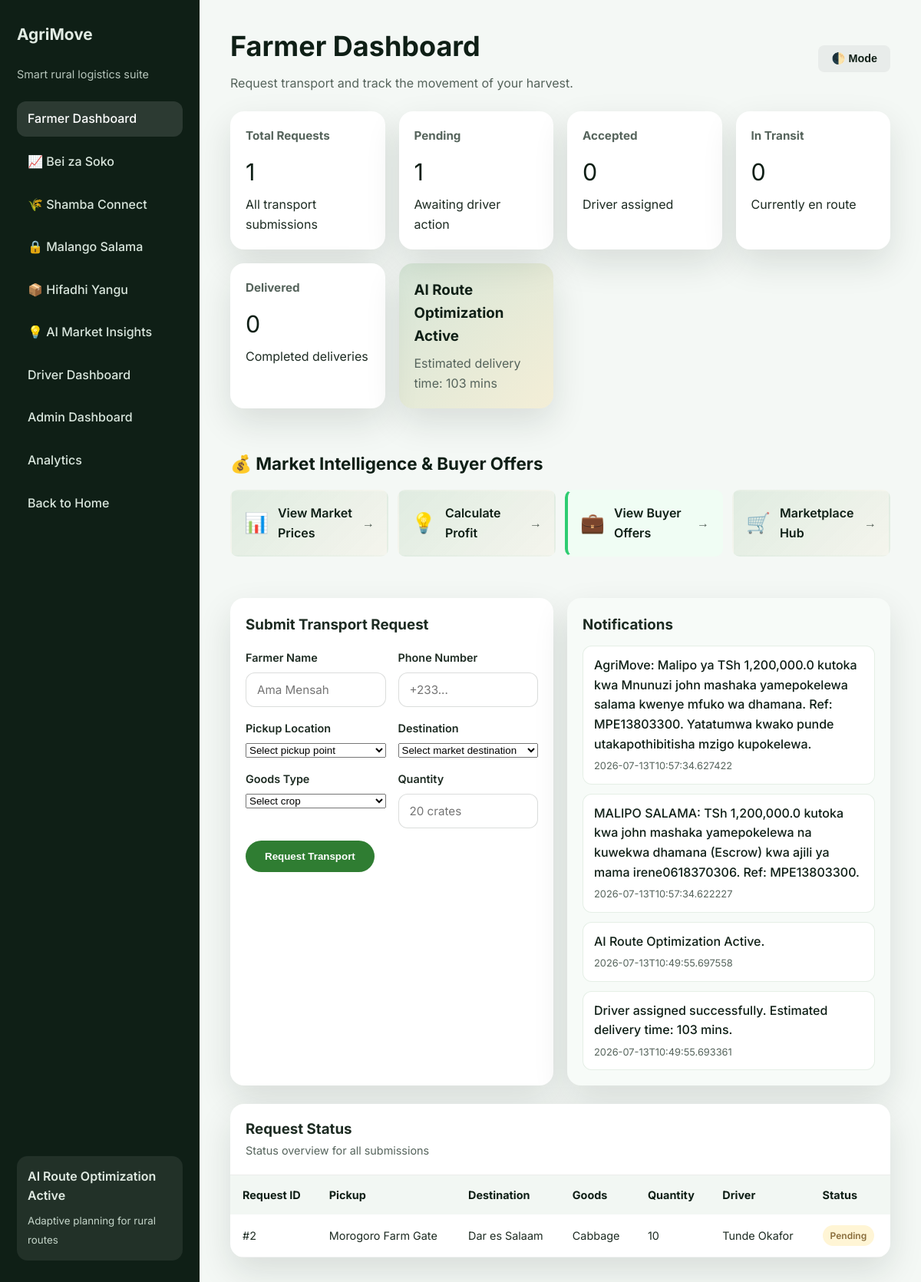
The page /farmer on the database its author committed.
### tables this page shows
CREATE TABLE requests (
            id INTEGER PRIMARY KEY AUTOINCREMENT,
            farmer_id INTEGER NOT NULL,
            pickup_location TEXT NOT NULL,
            destination TEXT NOT NULL,
            goods_type TEXT NOT NULL,
            quantity TEXT NOT NULL,
            status TEXT NOT NULL,
            driver_id INTEGER,
            eta_minutes INTEGER,
            actual_time INTEGER,
            distance_km REAL,
            price REAL,
            rating INTEGER,
            review TEXT,
            created_at TEXT NOT NULL,
            completed_at TEXT,
            FOREIGN KEY (farmer_id) REFERENCES farmers (id),
            FOREIGN KEY (driver_id) REFERENCES drivers (id)
        );

CREATE TABLE notifications (
            id INTEGER PRIMARY KEY AUTOINCREMENT,
            request_id INTEGER,
            message TEXT NOT NULL,
            type TEXT DEFAULT 'info',
            created_at TEXT NOT NULL,
            FOREIGN KEY (request_id) REFERENCES requests (id)
        );

CREATE TABLE drivers (
            id INTEGER PRIMARY KEY AUTOINCREMENT,
            name TEXT NOT NULL,
            phone TEXT NOT NULL,
            availability TEXT NOT NULL,
            rating REAL DEFAULT 5.0,
            total_deliveries INTEGER DEFAULT 0,
            completed_today INTEGER DEFAULT 0,
            earnings REAL DEFAULT 0.0,
            vehicle_type TEXT DEFAULT 'truck',
            points INTEGER DEFAULT 0
        );

### app.py (the view, shortened to what this page needs)
@app.route("/farmer", methods=["GET", "POST"])
def farmer_dashboard():
    conn = get_db_connection()
    requests_rows = conn.execute(
        """
        SELECT r.*, f.name AS farmer_name, f.phone AS farmer_phone,
               d.name AS driver_name, d.phone AS driver_phone
        FROM requests r
        JOIN farmers f ON r.farmer_id = f.id
        LEFT JOIN drivers d ON r.driver_id = d.id
        ORDER BY r.id DESC
        """
    ).fetchall()
    notifications = conn.execute(
        "SELECT * FROM notifications ORDER BY id DESC LIMIT 6"
    ).fetchall()
    counts = summarize_statuses(requests_rows)
    latest = requests_rows[0] if requests_rows else None
    conn.close()
    return render_template(
        "farmer_dashboard.html",
        active="farmer",
        heading="Farmer Dashboard",
        subheading="Request transport and track the movement of your harvest.",
        requests=requests_rows,
        notifications=notifications,
        counts=counts,
        latest=latest,
        pickup_locations=PICKUP_LOCATIONS,
        destination_regions=MARKET_REGIONS,
        crops=CROPS,
    )

### app.py (called while the page is built)
def get_db_connection():
    conn = sqlite3.connect(DATABASE, timeout=10)
    conn.row_factory = sqlite3.Row
    conn.execute("PRAGMA foreign_keys = ON")
    conn.execute("PRAGMA journal_mode = WAL")
    return conn

def summarize_statuses(requests_rows):
    counts = {status: 0 for status in STATUS_FLOW}
    for row in requests_rows:
        if row["status"] in counts:
            counts[row["status"]] += 1
    return counts

### templates/farmer_dashboard.html (shortened to what this page needs)
{% extends "dashboard_base.html" %}
{% block content %}
  <section class="dashboard-grid">
    <div class="card stat-card">
      <h3>Total Requests</h3>
      <p class="stat-value">{{ counts["Pending"] + counts["Accepted"] + counts["In Transit"] + counts["Delivered"] }}</p>
      <span>All transport submissions</span>
    </div>
    <div class="card stat-card">
      <h3>Pending</h3>
      <p class="stat-value">{{ counts["Pending"] }}</p>
      <span>Awaiting driver action</span>
    </div>
    <div class="card stat-card">
      <h3>Accepted</h3>
      <p class="stat-value">{{ counts["Accepted"] }}</p>
      <span>Driver assigned</span>
    </div>
    <div class="card stat-card">
      <h3>In Transit</h3>
      <p class="stat-value">{{ counts["In Transit"] }}</p>
      <span>Currently en route</span>
    </div>
    <div class="card stat-card">
      <h3>Delivered</h3>
      <p class="stat-value">{{ counts["Delivered"] }}</p>
      <span>Completed deliveries</span>
    </div>
    <div class="card ai-card">
      <h3>AI Route Optimization Active</h3>
      <p>
        {% if latest and latest["eta_minutes"] %}
          Estimated delivery time: {{ latest["eta_minutes"] }} mins
        {% else %}
          Real-time route planning is enabled for every request.
        {% endif %}
      </p>
    </div>
  </section>
  <section class="dashboard-section">
    <h2>💰 Market Intelligence & Buyer Offers</h2>
    <div class="market-quick-links">
      <a href="{{ url_for('market_prices') }}" class="market-link">
        <span class="icon">📊</span>
        <span class="text">View Market Prices</span>
        <span class="arrow">→</span>
      </a>
      <a href="{{ url_for('profit_estimator_page') }}" class="market-link">
        <span class="icon">💡</span>
        <span class="text">Calculate Profit</span>
        <span class="arrow">→</span>
      </a>
      <a href="{{ url_for('farmer_offers', farmer_id=farmer.id if farmer else 1) }}" class="market-link" style="border-left: 4px solid #2ecc71; background: #f0fdf4;">
        <span class="icon">💼</span>
        <span class="text">View Buyer Offers</span>
        <span class="arrow">→</span>
      </a>
      <a href="{{ url_for('buyer_marketplace') }}" class="market-link">
        <span class="icon">🛒</span>
        <span class="text">Marketplace Hub</span>
        <span class="arrow">→</span>
      </a>
    </div>
  </section>
  <section class="dashboard-two">
    <div class="card form-card">
      <h3>Submit Transport Request</h3>
      <form method="post" class="dashboard-form">
        <div class="form-row">
          <div class="form-group">
            <label for="name">Farmer Name</label>
            <input id="name" name="name" type="text" placeholder="Ama Mensah" required />
          </div>
          <div class="form-group">
            <label for="phone">Phone Number</label>
            <input id="phone" name="phone" type="tel" placeholder="+233..." required />
          </div>
        </div>
        <div class="form-row">
          <div class="form-group">
            <label for="pickup_location">Pickup Location</label>
            <select id="pickup_location" name="pickup_location" required>
              <option value="">Select pickup point</option>
            </select>
          </div>
          <div class="form-group">
            <label for="destination">Destination</label>
            <select id="destination" name="destination" required>
              <option value="">Select market destination</option>
            </select>
          </div>
        </div>
        <div class="form-row">
          <div class="form-group">
            <label for="goods_type">Goods Type</label>
            <select id="goods_type" name="goods_type" required>
              <option value="">Select crop</option>
            </select>
          </div>
          <div class="form-group">
            <label for="quantity">Quantity</label>
            <input id="quantity" name="quantity" type="text" placeholder="20 crates" required />
          </div>
        </div>
        <button class="btn btn-primary" type="submit">Request Transport</button>
      </form>
    </div>
    <div class="card notification-panel">
      <h3>Notifications</h3>
      <div class="notification-list">
        {% if notifications %}
          {% for note in notifications %}
            <div class="notification-card">
              <p>{{ note["message"] }}</p>
              <span>{{ note["created_at"] }}</span>
            </div>
          {% endfor %}
        {% else %}
          <p class="muted-text">No notifications yet.</p>
        {% endif %}
      </div>
    </div>
  </section>
  <section class="card table-card">
    <div class="table-header">
      <h3>Request Status</h3>
      <span>Status overview for all submissions</span>
    </div>
    <div class="table-responsive">
      <table class="data-table">
        <thead>
          <tr>
            <th>Request ID</th>
            <th>Pickup</th>
            <th>Destination</th>
            <th>Goods</th>
            <th>Quantity</th>
            <th>Driver</th>
            <th>Status</th>
          </tr>
        </thead>
        <tbody>
          {% if requests %}
            {% for req in requests %}
              <tr>
                <td>#{{ req["id"] }}</td>
                <td>{{ req["pickup_location"] }}</td>
                <td>{{ req["destination"] }}</td>
                <td>{{ req["goods_type"] }}</td>
                <td>{{ req["quantity"] }}</td>
                <td>{{ req["driver_name"] if req["driver_name"] else "Searching..." }}</td>
                <td>
                  <span class="status-badge status-{{ req["status"]|lower|replace(' ', '-') }}">
                    {{ req["status"] }}
                  </span>
                </td>
              </tr>
            {% endfor %}
          {% else %}
            <tr>
              <td colspan="7" class="empty-state">No requests submitted yet.</td>
            </tr>
          {% endif %}
        </tbody>
      </table>
    </div>
  </section>
{% endblock %}

### templates/dashboard_base.html (shortened to what this page needs)
<!doctype html>
<html lang="en">
  <head>
    <link rel="stylesheet" href="{{ url_for('static', filename='css/styles.css') }}" />
  </head>
  <body class="dashboard-body">
    <div class="dashboard-layout">
      <aside class="sidebar">
        <a class="logo" href="/">AgriMove </a>
        <p class="sidebar-tag">Smart rural logistics suite</p>
        <nav class="sidebar-nav">
          <a href="{{ url_for('farmer_dashboard') }}" class="{% if active == 'farmer' %}active{% endif %}">
            Farmer Dashboard
          </a>
          <a href="/market-prices" class="{% if active == 'market_prices' %}active{% endif %}">
            📈 Bei za Soko
          </a>
          <a href="/transport" class="{% if active == 'transport' %}active{% endif %}">
            🌾 Shamba Connect
          </a>
          <a href="/payments" class="{% if active == 'payments' %}active{% endif %}">
            🔒 Malango Salama
          </a>
          <a href="/storage" class="{% if active == 'storage' %}active{% endif %}">
            📦 Hifadhi Yangu
          </a>
          <a href="{{ url_for('market_insights') }}" class="{% if active == 'insights' %}active{% endif %}">
            💡 AI Market Insights
          </a>
          <a href="{{ url_for('driver_dashboard') }}" class="{% if active == 'driver' %}active{% endif %}">
            Driver Dashboard
          </a>
          <a href="{{ url_for('admin_dashboard') }}" class="{% if active == 'admin' %}active{% endif %}">
            Admin Dashboard
          </a>
          <a href="{{ url_for('admin_analytics') }}" class="{% if active == 'analytics' %}active{% endif %}">
            Analytics
          </a>
          <a href="{{ url_for('home') }}">Back to Home</a>
        </nav>
        <div class="sidebar-footer">
          <span>AI Route Optimization Active</span>
          <small>Adaptive planning for rural routes</small>
        </div>
      </aside>
      <div class="dashboard-content">
        <header class="dashboard-header">
          <div>
            <h1>{{ heading }}</h1>
            <p>{{ subheading }}</p>
          </div>
          <div style="display: flex; gap: 12px; align-items: center;">
            <button id="themeToggleBtn" class="btn btn-ghost" style="padding: 8px 16px; border-radius: 8px; font-size: 0.9rem; cursor: pointer;">🌓 Mode</button>
          </div>
        </header>
        <main class="dashboard-main">
          {% block content %}{% endblock %}
        </main>
      </div>
    </div>
</body>
</html>

### rows shown on the page
requests: eta_minutes "103", id "2", pickup_location "Morogoro Farm Gate", destination "Dar es Salaam", goods_type "Cabbage", quantity "10", name "Tunde Okafor", status "Pending"
notifications: message "AgriMove: Malipo ya TSh 1,200,000.0 kutoka kwa Mnunuzi john mashaka yamepokelewa salama kwenye mfuko wa dhamana. Ref: MPE13803300. Yatatumwa kwako punde utakapothibitisha mzigo kupokelewa.", created_at "2026-07-13T10:57:34.627422"
notifications: message "MALIPO SALAMA: TSh 1,200,000.0 kutoka kwa john mashaka yamepokelewa na kuwekwa dhamana (Escrow) kwa ajili ya mama irene0618370306. Ref: MPE13803300.", created_at "2026-07-13T10:57:34.622227"
notifications: message "AI Route Optimization Active.", created_at "2026-07-13T10:49:55.697558"
notifications: message "Driver assigned successfully. Estimated delivery time: 103 mins.", created_at "2026-07-13T10:49:55.693361"

### other values the page prints
{{ heading }} "Farmer Dashboard"
{{ subheading }} "Request transport and track the movement of your harvest."
{{ counts["Pending"] }} "1"
{{ counts["Accepted"] }} "0"
{{ counts["In Transit"] }} "0"
{{ counts["Delivered"] }} "0"
